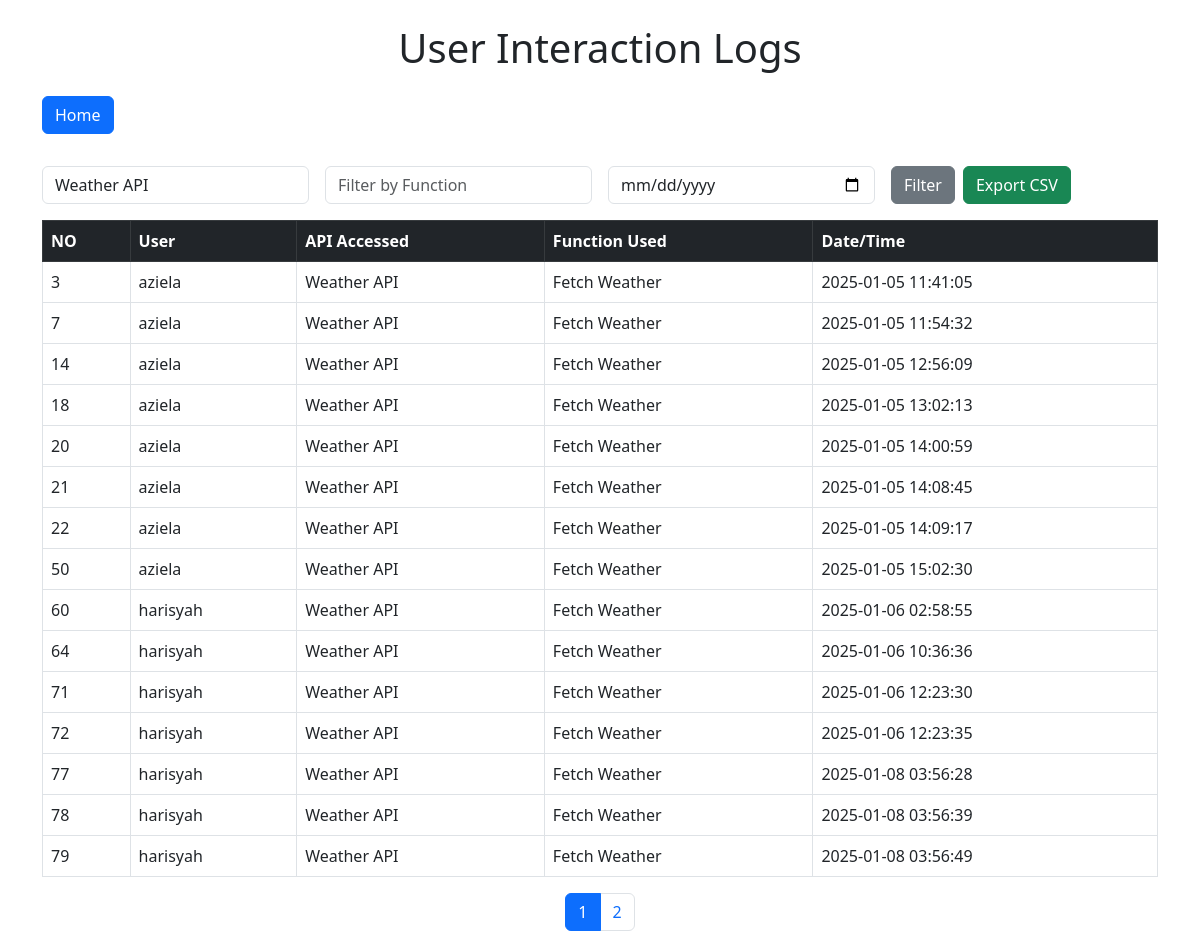
The app's page /interaction_logs.php?filter_api=Weather API (signed in) with its own data.
### tables this page shows
CREATE TABLE `interaction_logs` (
  `id` int(11) NOT NULL,
  `user_id` int(11) DEFAULT NULL,
  `api_accessed` varchar(255) DEFAULT NULL,
  `function_used` varchar(255) DEFAULT NULL,
  `date_time` timestamp NOT NULL DEFAULT current_timestamp()
);

CREATE TABLE `users` (
  `user_id` int(11) NOT NULL,
  `username` varchar(100) NOT NULL,
  `password` varchar(255) NOT NULL,
  `email` varchar(100) DEFAULT NULL,
  `date_created` datetime DEFAULT current_timestamp()
);

### interaction_logs.php (the view, shortened to what this page needs)
<?php
include('db_connection.php');
function fetch_interaction_logs($page = 1, $filter_api = '', $filter_function = '', $filter_date = '', $sort = 'date_time') {
    global $pdo;
    $records_per_page = 15;
    $offset = ($page - 1) * $records_per_page;
    $sql = "SELECT il.id, u.username, il.api_accessed, il.function_used, il.date_time
        FROM interaction_logs il
        JOIN users u ON il.user_id = u.user_id
        WHERE il.api_accessed LIKE :filter_api
        AND il.function_used LIKE :filter_function
        AND il.date_time LIKE :filter_date
        ORDER BY $sort
        LIMIT :offset, :records_per_page";
    $stmt = $pdo->prepare($sql);
    $stmt->bindValue(':filter_api', "%$filter_api%", PDO::PARAM_STR);
    $stmt->bindValue(':filter_function', "%$filter_function%", PDO::PARAM_STR);
    $stmt->bindValue(':filter_date', "%$filter_date%", PDO::PARAM_STR);
    $stmt->bindValue(':offset', $offset, PDO::PARAM_INT);
    $stmt->bindValue(':records_per_page', $records_per_page, PDO::PARAM_INT);
    $stmt->execute();
    return $stmt->fetchAll(PDO::FETCH_ASSOC);
}
function get_total_record_count($filter_api = '', $filter_function = '', $filter_date = '') {
    global $pdo;
    $sql = "SELECT COUNT(*) FROM interaction_logs
            WHERE api_accessed LIKE :filter_api
            AND function_used LIKE :filter_function
            AND date_time LIKE :filter_date";
    $stmt = $pdo->prepare($sql);
    $stmt->bindValue(':filter_api', "%$filter_api%", PDO::PARAM_STR);
    $stmt->bindValue(':filter_function', "%$filter_function%", PDO::PARAM_STR);
    $stmt->bindValue(':filter_date', "%$filter_date%", PDO::PARAM_STR);
    $stmt->execute();
    return $stmt->fetchColumn();
}
$page = isset($_GET['page']) ? (int)$_GET['page'] : 1;
$filter_api = $_GET['filter_api'] ?? '';
$filter_function = $_GET['filter_function'] ?? '';
$filter_date = $_GET['filter_date'] ?? '';
$total_records = get_total_record_count($filter_api, $filter_function, $filter_date);
$logs = fetch_interaction_logs($page, $filter_api, $filter_function, $filter_date);
?>
<!DOCTYPE html>
<html lang="en">
<head>
    <link rel="stylesheet" href="https://cdn.jsdelivr.net/npm/bootstrap@5.3.0-alpha1/dist/css/bootstrap.min.css">
</head>
<body>
    <div class="container mt-4">
        <h1 class="mb-4 text-center">User Interaction Logs</h1>
        <form method="get" class="row g-3 mb-3">
            <div class="mb-3">
            <a href="index.html" class="btn btn-primary">Home</a>
            </div>
            <div class="col-md-3">
                <input type="text" name="filter_api" value="<?= htmlspecialchars($filter_api) ?>" class="form-control" placeholder="Filter by API">
            </div>
            <div class="col-md-3">
                <input type="text" name="filter_function" value="<?= htmlspecialchars($filter_function) ?>" class="form-control" placeholder="Filter by Function">
            </div>
            <div class="col-md-3">
                <input type="date" name="filter_date" value="<?= htmlspecialchars($filter_date) ?>" class="form-control" placeholder="Filter by Date">
            </div>
            <div class="col-md-3 d-flex">
                <button type="submit" class="btn btn-secondary me-2">Filter</button>
                <a href="?export=true&filter_api=<?= urlencode($filter_api) ?>&filter_function=<?= urlencode($filter_function) ?>&filter_date=<?= urlencode($filter_date) ?>" class="btn btn-success" target="_blank">Export CSV</a>
            </div>
        </form>
        <table class="table table-bordered">
            <thead class="table-dark">
                <tr>
                    <th>NO</th>
                    <th>User</th>
                    <th>API Accessed</th>
                    <th>Function Used</th>
                    <th>Date/Time</th>
                </tr>
            </thead>
            <tbody>
                <?php foreach ($logs as $row): ?>
                    <tr>
                        <td><?= $row['id'] ?></td>
                        <td><?= htmlspecialchars($row['username']) ?></td>
                        <td><?= htmlspecialchars($row['api_accessed']) ?></td>
                        <td><?= htmlspecialchars($row['function_used']) ?></td>
                        <td><?= htmlspecialchars($row['date_time']) ?></td>
                    </tr>
                <?php endforeach; ?>
            </tbody>
        </table>
        <nav>
            <ul class="pagination justify-content-center">
                <?php for ($i = 1; $i <= ceil($total_records / 15); $i++): ?>
                    <li class="page-item <?= ($i == $page) ? 'active' : '' ?>">
                        <a class="page-link" href="?page=<?= $i ?>&filter_api=<?= urlencode($filter_api) ?>&filter_function=<?= urlencode($filter_function) ?>&filter_date=<?= urlencode($filter_date) ?>"><?= $i ?></a>
                    </li>
                <?php endfor; ?>
            </ul>
        </nav>
    </div>
</body>
</html>

### records on screen
interaction_logs: id "3", user.username "aziela", api_accessed "Weather API", function_used "Fetch Weather", date_time "2025-01-05 11:41:05"
interaction_logs: id "7", user.username "aziela", api_accessed "Weather API", function_used "Fetch Weather", date_time "2025-01-05 11:54:32"
interaction_logs: id "14", user.username "aziela", api_accessed "Weather API", function_used "Fetch Weather", date_time "2025-01-05 12:56:09"
interaction_logs: id "18", user.username "aziela", api_accessed "Weather API", function_used "Fetch Weather", date_time "2025-01-05 13:02:13"
interaction_logs: id "20", user.username "aziela", api_accessed "Weather API", function_used "Fetch Weather", date_time "2025-01-05 14:00:59"
interaction_logs: id "21", user.username "aziela", api_accessed "Weather API", function_used "Fetch Weather", date_time "2025-01-05 14:08:45"
interaction_logs: id "22", user.username "aziela", api_accessed "Weather API", function_used "Fetch Weather", date_time "2025-01-05 14:09:17"
interaction_logs: id "50", user.username "aziela", api_accessed "Weather API", function_used "Fetch Weather", date_time "2025-01-05 15:02:30"
interaction_logs: id "60", user.username "harisyah", api_accessed "Weather API", function_used "Fetch Weather", date_time "2025-01-06 02:58:55"
interaction_logs: id "64", user.username "harisyah", api_accessed "Weather API", function_used "Fetch Weather", date_time "2025-01-06 10:36:36"
interaction_logs: id "71", user.username "harisyah", api_accessed "Weather API", function_used "Fetch Weather", date_time "2025-01-06 12:23:30"
interaction_logs: id "72", user.username "harisyah", api_accessed "Weather API", function_used "Fetch Weather", date_time "2025-01-06 12:23:35"
interaction_logs: id "77", user.username "harisyah", api_accessed "Weather API", function_used "Fetch Weather", date_time "2025-01-08 03:56:28"
interaction_logs: id "78", user.username "harisyah", api_accessed "Weather API", function_used "Fetch Weather", date_time "2025-01-08 03:56:39"
interaction_logs: id "79", user.username "harisyah", api_accessed "Weather API", function_used "Fetch Weather", date_time "2025-01-08 03:56:49"
